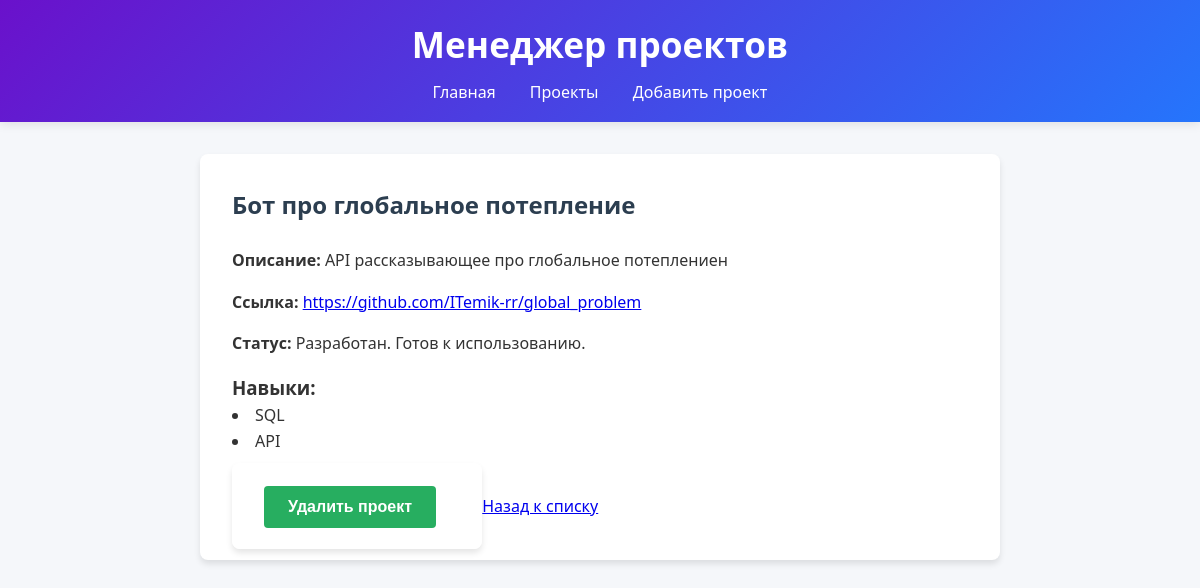
The app's page /project/3 with its own data.
### tables this page shows
CREATE TABLE projects (
                    project_id INTEGER PRIMARY KEY,
                    user_id INTEGER NOT NULL,
                    project_name TEXT NOT NULL,
                    description TEXT,
                    url TEXT,
                    status_id INTEGER,
                    FOREIGN KEY (status_id) REFERENCES status(status_id)
                );

CREATE TABLE status (
                    status_id INTEGER PRIMARY KEY,
                    status_name TEXT NOT NULL
                );

CREATE TABLE skills (
                    skill_id INTEGER PRIMARY KEY,
                    skill_name TEXT NOT NULL
                );

### app.py (the view)
@app.route('/project/<int:project_id>')
def project_detail(project_id):
    conn = sqlite3.connect(DATABASE)
    cur = conn.cursor()
    cur.execute('''
        SELECT p.*, s.status_name
        FROM projects p
        JOIN status s ON p.status_id = s.status_id
        WHERE p.project_id = ?
    ''', (project_id,))
    project = cur.fetchone()
    if not project:
        conn.close()
        return "Проект не найден", 404
    cur.execute('''
        SELECT s.skill_name
        FROM skills s
        JOIN project_skills ps ON s.skill_id = ps.skill_id
        WHERE ps.project_id = ?
    ''', (project_id,))
    skills = [row[0] for row in cur.fetchall()]
    conn.close()
    return render_template('project_detail.html', project=project, skills=skills)

### templates/project_detail.html (shortened to what this page needs)
{% extends "base.html" %}
{% block content %}
<div class="project-detail">
    <h2>{{ project[2] }}</h2>
    <p><strong>Описание:</strong> {{ project[3] or 'Нет описания' }}</p>
    <p><strong>Ссылка:</strong>
        {% if project[4] %}
        <a href="{{ project[4] }}" target="_blank">{{ project[4] }}</a>
        {% else %}
        Не указана
        {% endif %}
    </p>
    <p><strong>Статус:</strong> {{ project[-1] }}</p>
    <h3>Навыки:</h3>
    <ul>
        {% for skill in skills %}
        <li>{{ skill }}</li>
        {% else %}
        <li>Навыки не указаны</li>
        {% endfor %}
    </ul>
    <div class="actions">
        <form action="{{ url_for('delete_project', project_id=project[0]) }}" method="POST" style="display:inline;">
            <button type="submit" class="btn-delete">Удалить проект</button>
        </form>
        <a href="{{ url_for('list_projects') }}">Назад к списку</a>
    </div>
</div>
{% endblock %}

### templates/base.html (shortened to what this page needs)
<!DOCTYPE html>
<html lang="ru">
<head>
    <link rel="stylesheet" href="{{ url_for('static', filename='style.css') }}">
</head>
<body>
    <header>
        <h1>Менеджер проектов</h1>
        <nav>
            <a href="{{ url_for('index') }}">Главная</a>
            <a href="{{ url_for('list_projects') }}">Проекты</a>
            <a href="{{ url_for('add_project') }}">Добавить проект</a>
        </nav>
    </header>
    <main>
        {% block content %}{% endblock %}
    </main>
</body>
</html>

### static/style.css (style rules this page uses)
* { margin: 0; padding: 0; box-sizing: border-box; }
body { font-family: 'Segoe UI', Tahoma, Geneva, Verdana, sans-serif; line-height: 1.6; color: #333; background-color: #f5f7fa; }
header { background: linear-gradient(135deg, #6a11cb 0%, #2575fc 100%); color: white; padding: 1rem 0; text-align: center; box-shadow: 0 2px 10px rgba(0, 0, 0, 0.1); }
header h1 { margin-bottom: 0.5rem; font-size: 2.2rem; }
nav a { color: white; text-decoration: none; margin: 0 15px; font-weight: 500; }
main { max-width: 1200px; margin: 2rem auto; padding: 0 20px; }
form { background: white; padding: 2rem; border-radius: 8px; box-shadow: 0 4px 6px rgba(0, 0, 0, 0.1); max-width: 600px; margin: 2rem auto; }
button { background: #3498db; color: white; border: none; padding: 12px 24px; border-radius: 4px; cursor: pointer; font-size: 1rem; font-weight: 600; transition: background 0.3s ease; margin-right: 10px; }
button[type="submit"] { background: #27ae60; }
.project-detail { background: white; padding: 2rem; border-radius: 8px; box-shadow: 0 4px 6px rgba(0, 0, 0, 0.1); max-width: 800px; margin: 2rem auto; }
.project-detail h2 { color: #2c3e50; margin-bottom: 1.5rem; }
.project-detail p { margin-bottom: 1rem; }
.project-detail ul { list-style-position: inside; margin-bottom: 1.5rem; }
.actions { margin-top: 2rem; }
.btn-delete { background: #e74c3c; }

### records on screen
projects: project_name "Бот про глобальное потепление", description "API рассказывающее про глобальное потеплениен", url "https://github.com/ITemik-rr/global_problem"
status: status_name "Разработан. Готов к использованию."
skills: skill_name "SQL"
skills: skill_name "API"
